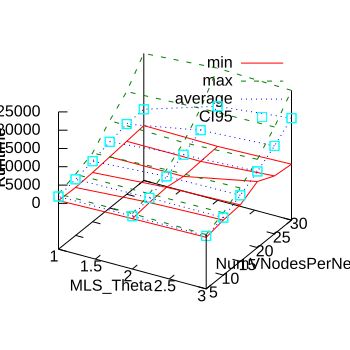

The gnuplot source for this figure:
set terminal svg noenhanced dashed size 350,350
set output "MLS_plot/Runtime.svg"
set xlabel 'MLS_Theta' 
set ylabel 'NumVNodesPerNet' 
set zlabel 'Runtime' rotate left
splot 'MLS_plot/Runtime.data' using 1:2:3 with lines title 'min', \
'MLS_plot/Runtime.data' using 1:2:4 with lines title 'max', \
'MLS_plot/Runtime.data' using 1:2:5 with lines title 'average', \
'MLS_plot/Runtime.data' using 1:2:5:6 with errorbars title 'CI95'
